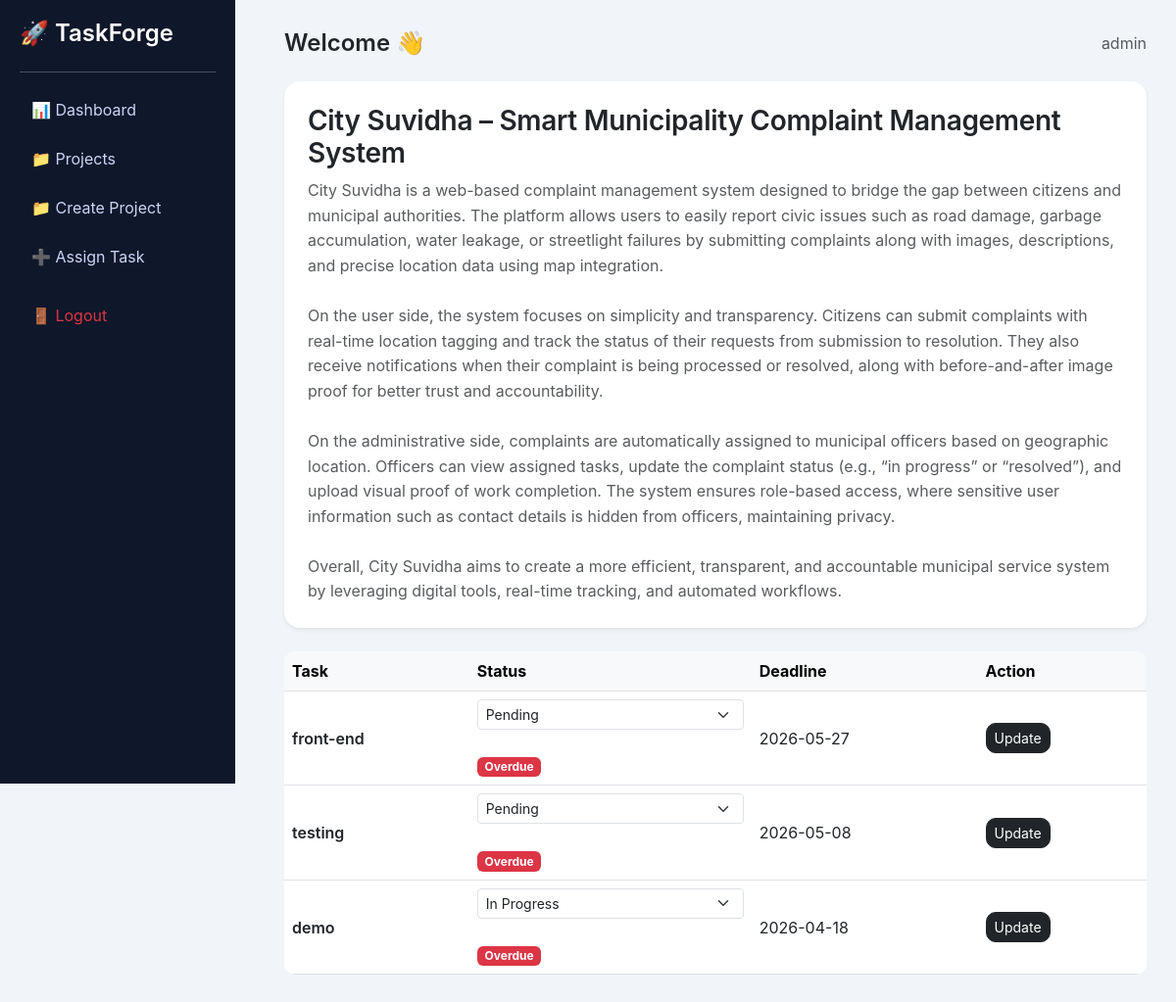
Page /projects/view.php?id=1 (signed in) on the committed database.
### tables this page shows
CREATE TABLE `projects` (
  `id` int(11) NOT NULL,
  `name` varchar(100) DEFAULT NULL,
  `description` text DEFAULT NULL,
  `created_by` int(11) DEFAULT NULL,
  `created_at` timestamp NOT NULL DEFAULT current_timestamp()
);

CREATE TABLE `tasks` (
  `id` int(11) NOT NULL,
  `title` varchar(255) DEFAULT NULL,
  `description` text DEFAULT NULL,
  `project_id` int(11) DEFAULT NULL,
  `assigned_to` int(11) DEFAULT NULL,
  `status` enum('pending','in_progress','completed') DEFAULT 'pending',
  `deadline` date DEFAULT NULL,
  `created_at` timestamp NOT NULL DEFAULT current_timestamp()
);

### projects/view.php (the view, shortened to what this page needs)
<?php
include("../config/db.php");
$project_id = $_GET['id'];
$user_id = $_SESSION['user_id'];
$project = $conn->query("SELECT * FROM projects WHERE id='$project_id'")->fetch_assoc();
if($_SESSION['role'] == 'admin'){
    $tasks = $conn->query("SELECT * FROM tasks WHERE project_id='$project_id'");
} else {
    $tasks = $conn->query("
        SELECT * FROM tasks
        WHERE project_id='$project_id' AND assigned_to='$user_id'
    ");
}
?>
<?php include("../includes/layout_start.php"); ?>
<div class="card shadow-sm border-0 p-4 mb-4">
<h3 class="fw-semibold mb-2">
<?php echo htmlspecialchars($project['name']); ?>
</h3>
<p class="text-muted mb-0" style="line-height:1.6;">
<?php echo nl2br(htmlspecialchars($project['description'])); ?>
</p>
</div>
<table class="table align-middle bg-white">
<thead class="table-light">
<tr>
<th>Task</th>
<th>Status</th>
<th>Deadline</th>
<th>Action</th>
</tr>
</thead>
<tbody>
<?php while($t = $tasks->fetch_assoc()){ ?>
<tr>
<form method="POST">
<td class="fw-semibold text-dark"><?php echo htmlspecialchars($t['title']); ?></td>
<td>
<select name="status" class="form-select form-select-sm">
<option value="pending" <?php if($t['status']=='pending') echo 'selected'; ?>>Pending</option>
<option value="in_progress" <?php if($t['status']=='in_progress') echo 'selected'; ?>>In Progress</option>
</select>
<?php
if($t['deadline'] < date('Y-m-d') && $t['status'] != 'completed'){
    echo "<br><span class='badge bg-danger mt-1'>Overdue</span>";
}
?>
</td>
<td><?php echo $t['deadline']; ?></td>
<td>
<button class="btn btn-dark btn-sm" name="update">Update</button>
</td>
</form>
</tr>
<?php } ?>
</tbody>
</table>
<?php include("../includes/layout_end.php"); ?>

### includes/layout_start.php (style rules this page uses)
body { background: #f1f5f9; font-family: 'Inter', 'Segoe UI', sans-serif; }
.card { border-radius: 16px; box-shadow: 0 6px 20px rgba(0,0,0,0.05); }
.table { border-radius: 12px; overflow: hidden; }
.btn { border-radius: 10px; }
h2, h3, h5 { letter-spacing: -0.3px; }

### rows in the picture
projects: name "City Suvidha – Smart Municipality Complaint Management System", description "City Suvidha is a web-based complaint management system designed to bridge the gap between citizens and municipal authorities. The platform allows users to easily report civic issues such as road damage, garbage accumulation, water leakage, or streetlight failures by submitting complaints along with images, descriptions, and precise location data using map integration. On the user side, the system focuses on simplicity and transparency. Citizens can submit complaints with real-time location tagging and track the status of their requests from submission to resolution. They also receive notifications when their complaint is being processed or resolved, along with before-and-after image proof…"
tasks: title "front-end", status "Pending", shows "Overdue", deadline "2026-05-27"
tasks: title "testing", status "Pending", shows "Overdue", deadline "2026-05-08"
tasks: title "demo", status "In Progress", shows "Overdue", deadline "2026-04-18"

### other values in the picture
$_SESSION['role'] "admin"
